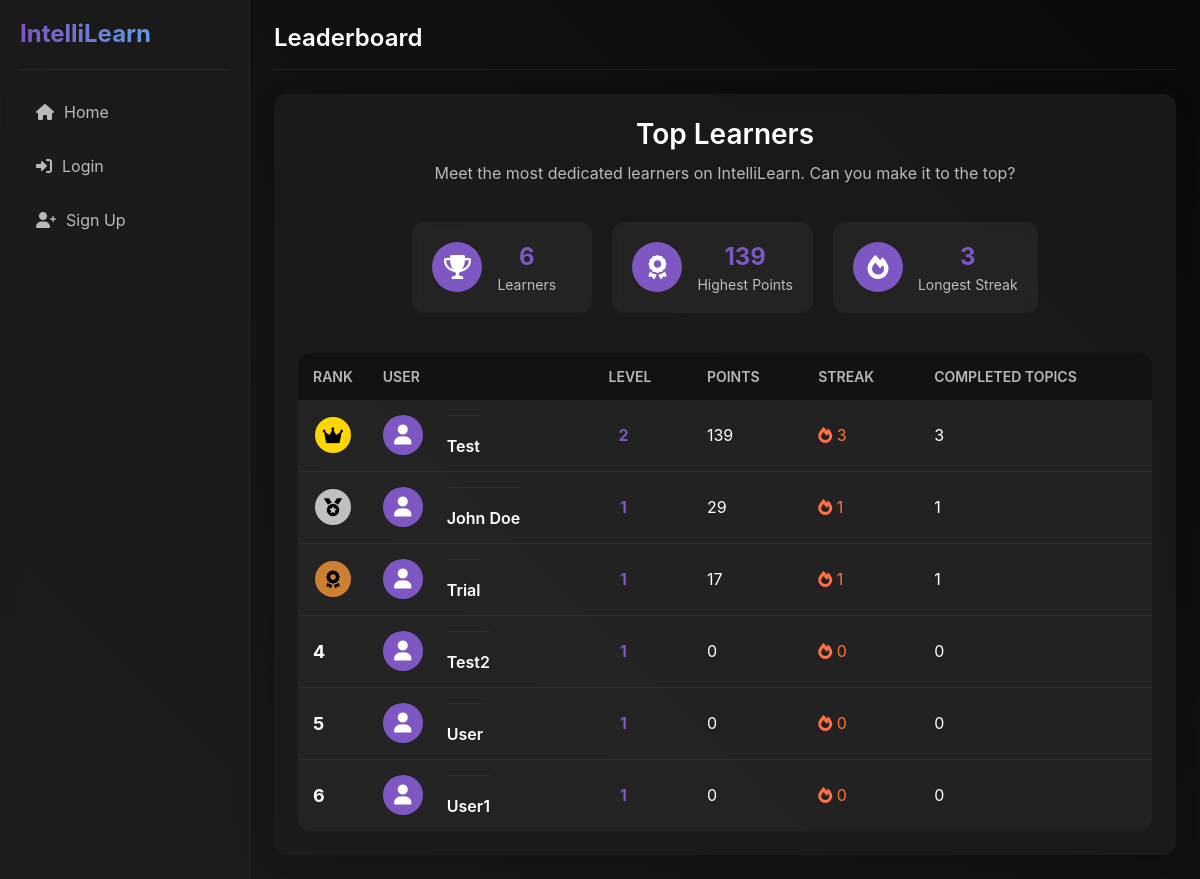
The app's page /leaderboard with its own data.
### models.py (models this page shows, shortened)
class User(db.Model):
    __tablename__ = 'users'
    id = db.Column(db.Integer, primary_key=True)
    username = db.Column(db.String(50), unique=True, nullable=False)
    password = db.Column(db.String(100), nullable=False)
    points = db.Column(db.Integer, default=0)
    level = db.Column(db.Integer, default=1)
    streak = db.Column(db.Integer, default=0)
    completed_topics = db.Column(db.Text, default='[]')  # JSON string of completed topics
    is_premium = db.Column(db.Boolean, default=False)
    premium_until = db.Column(db.DateTime, nullable=True)
    created_at = db.Column(db.DateTime, default=datetime.datetime.utcnow)
    education_level = db.Column(db.String(100), nullable=True)  # e.g., High School, Bachelor's, Master's
    field_of_study = db.Column(db.String(100), nullable=True)  # e.g., Computer Science, Biology
    current_courses = db.Column(db.Text, default='[]')  # JSON string of current courses
    learning_goals = db.Column(db.Text, nullable=True)  # Learning objectives
    career_goals = db.Column(db.String(200), nullable=True)  # Career aspirations
    preferred_learning_style = db.Column(db.String(50), nullable=True)  # e.g., Visual, Auditory, Reading/Writing
    roadmaps = db.relationship('Roadmap', backref='creator', lazy=True)
    forum_posts = db.relationship('ForumPost', backref='author', lazy=True)
    forum_comments = db.relationship('ForumComment', backref='author', lazy=True)
    chat_messages = db.relationship('ChatMessage', backref='user', lazy=True)
    def get_completed_topics(self):
        if self.completed_topics:
            return json.loads(self.completed_topics)
        return []
    def get_current_courses(self):
        if self.current_courses:
            return json.loads(self.current_courses)
        return []
    def to_dict(self):
        return {
            'id': self.id,
            'username': self.username,
            'points': self.points,
            'level': self.level,
            'streak': self.streak,
            'completed_topics': self.get_completed_topics(),
            'is_premium': self.is_premium,
            'premium_until': self.premium_until.isoformat() if self.premium_until else None,
            'education_level': self.education_level,
            'field_of_study': self.field_of_study,
            'current_courses': self.get_current_courses(),
            'learning_goals': self.learning_goals,
            'career_goals': self.career_goals,
            'preferred_learning_style': self.preferred_learning_style
        }

### app.py (the view)
@app.route('/leaderboard')
def leaderboard():
    users = User.query.order_by(User.points.desc()).all()
    highest_points = max([user.points for user in users]) if users else 0
    highest_streak = max([user.streak for user in users]) if users else 0
    current_user = None
    next_level_points = 0
    if 'username' in session:
        current_user = User.query.filter_by(username=session['username']).first()
        if current_user:
            next_level_points = 100 - (current_user.points % 100)
    return render_template('leaderboard.html',
                          leaderboard=[user.to_dict() for user in users],
                          highest_points=highest_points,
                          highest_streak=highest_streak,
                          user=current_user,
                          next_level_points=next_level_points)

### app.py (called while the page is built)
@app.context_processor
def inject_user():
    user_data = None
    if 'username' in session:
        user = User.query.filter_by(username=session['username']).first()
        if user:
            user_data = user.to_dict()
    return dict(user=user_data)

### templates/leaderboard.html (shortened to what this page needs)
{% extends "base.html" %}
{% block page_title %}Leaderboard{% endblock %}
{% block content %}
<div class="leaderboard-container">
    <div class="leaderboard-header">
        <h2>Top Learners</h2>
        <p>Meet the most dedicated learners on IntelliLearn. Can you make it to the top?</p>
    </div>
    <div class="leaderboard-stats">
        <div class="stat-card">
            <div class="stat-icon">
                <i class="fas fa-trophy"></i>
            </div>
            <div class="stat-info">
                <div class="stat-value">{{ leaderboard|length }}</div>
                <div class="stat-label">Learners</div>
            </div>
        </div>
        <div class="stat-card">
            <div class="stat-icon">
                <i class="fas fa-award"></i>
            </div>
            <div class="stat-info">
                <div class="stat-value">{{ highest_points }}</div>
                <div class="stat-label">Highest Points</div>
            </div>
        </div>
        <div class="stat-card">
            <div class="stat-icon">
                <i class="fas fa-fire"></i>
            </div>
            <div class="stat-info">
                <div class="stat-value">{{ highest_streak }}</div>
                <div class="stat-label">Longest Streak</div>
            </div>
        </div>
    </div>
    <div class="leaderboard-table-container">
        <table class="leaderboard-table">
            <thead>
                <tr>
                    <th>Rank</th>
                    <th>User</th>
                    <th>Level</th>
                    <th>Points</th>
                    <th>Streak</th>
                    <th>Completed Topics</th>
                </tr>
            </thead>
            <tbody>
                {% for user_entry in leaderboard %}
                <tr class="{% if 'username' in session and session['username'] == user_entry.username %}leaderboard-current-user{% endif %}">
                    <td class="rank">
                        {% if loop.index == 1 %}
                        <div class="rank-icon rank-1"><i class="fas fa-crown"></i></div>
                        {% elif loop.index == 2 %}
                        <div class="rank-icon rank-2"><i class="fas fa-medal"></i></div>
                        {% elif loop.index == 3 %}
                        <div class="rank-icon rank-3"><i class="fas fa-award"></i></div>
                        {% else %}
                        <div class="rank-number">{{ loop.index }}</div>
                        {% endif %}
                    </td>
                    <td class="user">
                        <div class="user-avatar">
                            <i class="fas fa-user"></i>
                        </div>
                        <div class="user-info">
                            <div class="username">{{ user_entry.username }}</div>
                        </div>
                    </td>
                    <td class="level">
                        <div class="level-badge">{{ user_entry.level }}</div>
                    </td>
                    <td class="points">{{ user_entry.points }}</td>
                    <td class="streak">
                        <i class="fas fa-fire"></i> {{ user_entry.streak }}
                    </td>
                    <td class="topics">{{ user_entry.completed_topics|length }}</td>
                </tr>
                {% endfor %}
            </tbody>
        </table>
    </div>
</div>
{% endblock %}

### static/css/style.css (style rules this page uses)
:root { --bg-primary: #121212; --bg-secondary: rgba(30, 30, 30, 0.7); --bg-tertiary: rgba(45, 45, 45, 0.5); --accent-primary: #7e57c2; --accent-secondary: #4fc3f7; --text-primary: #ffffff; --text-secondary: rgba(255, 255, 255, 0.7); --success: #4caf50; --warning: #ff9800; --error: #f44336; --border-radius: 12px; --sidebar-width: 250px; --header-height: 70px; --box-shadow: 0 4px 20px rgba(0, 0, 0, 0.15); --transition: all 0.3s ease; --blur: 8px; }
* { margin: 0; padding: 0; box-sizing: border-box; font-family: 'Inter', -apple-system, BlinkMacSystemFont, 'Segoe UI', Roboto, Oxygen, Ubuntu, Cantarell, 'Open Sans', 'Helvetica Neue', sans-serif; }
body { background-color: var(--bg-primary); color: var(--text-primary); min-height: 100vh; overflow-x: hidden; background-image: linear-gradient(45deg, #1a1a1a 0%, #0a0a0a 100%); background-attachment: fixed; }
h1, h2, h3, h4, h5, h6 { color: var(--text-primary); font-weight: 600; line-height: 1.2; margin-bottom: 16px; }
p { color: var(--text-secondary); line-height: 1.6; margin-bottom: 16px; }
.user-info { margin-top: auto; padding-top: 20px; border-top: 1px solid rgba(255, 255, 255, 0.05); display: flex; align-items: center; }
.user-avatar { width: 40px; height: 40px; border-radius: 50%; background-color: var(--accent-primary); display: flex; align-items: center; justify-content: center; margin-right: 12px; transition: transform 0.2s ease-in-out; }
.user-avatar i { font-size: 20px; color: var(--text-primary); }
.username { font-weight: 600; color: var(--text-primary); margin: 0; }
.stat-card { background-color: var(--bg-tertiary); border-radius: var(--border-radius); padding: 20px; text-align: center; backdrop-filter: blur(var(--blur)); }
.stat-value { font-size: 32px; font-weight: 700; color: var(--accent-primary); margin-bottom: 5px; }
.stat-label { color: var(--text-secondary); font-size: 14px; }

### templates/leaderboard.html (style rules this page uses)
.leaderboard-container { display: flex; flex-direction: column; gap: 25px; }
.leaderboard-header { text-align: center; margin-bottom: 10px; }
.leaderboard-header h2 { font-size: 28px; margin-bottom: 10px; }
.leaderboard-header p { color: var(--text-secondary); max-width: 600px; margin: 0 auto; }
.leaderboard-stats { display: flex; gap: 20px; justify-content: center; margin-bottom: 15px; }
.stat-card { background-color: var(--bg-tertiary); padding: 20px; border-radius: var(--border-radius); display: flex; align-items: center; gap: 15px; min-width: 180px; }
.stat-icon { width: 50px; height: 50px; display: flex; align-items: center; justify-content: center; font-size: 24px; background-color: var(--accent-primary); color: white; border-radius: 50%; }
.stat-value { font-size: 24px; font-weight: 700; }
.stat-label { color: var(--text-secondary); font-size: 14px; }
.leaderboard-table-container { overflow-x: auto; }
.leaderboard-table { width: 100%; border-collapse: collapse; background-color: var(--bg-tertiary); border-radius: var(--border-radius); overflow: hidden; }
.leaderboard-table th, .leaderboard-table td { padding: 15px; text-align: left; }
.leaderboard-table th { background-color: var(--bg-primary); color: var(--text-secondary); font-weight: 600; font-size: 14px; text-transform: uppercase; }
.leaderboard-table tr { border-bottom: 1px solid rgba(255, 255, 255, 0.05); }
.leaderboard-table tr:last-child { border-bottom: none; }
.rank { text-align: center; width: 60px; }
.rank-icon { width: 36px; height: 36px; border-radius: 50%; display: flex; align-items: center; justify-content: center; margin: 0 auto; font-size: 18px; }
.rank-1 { background-color: gold; color: #000; }
.rank-2 { background-color: silver; color: #000; }
.rank-3 { background-color: #cd7f32; color: #000; }
.rank-number { font-size: 18px; font-weight: 700; }
.user { display: flex; align-items: center; gap: 12px; }
.user-avatar { width: 40px; height: 40px; border-radius: 50%; background-color: var(--accent-primary); display: flex; align-items: center; justify-content: center; }
.username { font-weight: 600; }
.level-badge { background-color: rgba(var(--accent-primary-rgb), 0.2); color: var(--accent-primary); width: 30px; height: 30px; display: flex; align-items: center; justify-content: center; border-radius: 50%; font-weight: 700; }
.streak { color: #ff7043; }

### records on screen
User: username "Test", level "2", points "139", streak "3", completed_topics|length "3"
User: username "John Doe", level "1", points "29", streak "1", completed_topics|length "1"
User: username "Trial", level "1", points "17", streak "1", completed_topics|length "1"
User: username "Test2", level "1", points "0", streak "0", completed_topics|length "0"
User: username "User", level "1", points "0", streak "0", completed_topics|length "0"
User: username "User1", level "1", points "0", streak "0", completed_topics|length "0"

### other values on screen
{{ leaderboard|length }} "6"
{{ highest_points }} "139"
{{ highest_streak }} "3"
